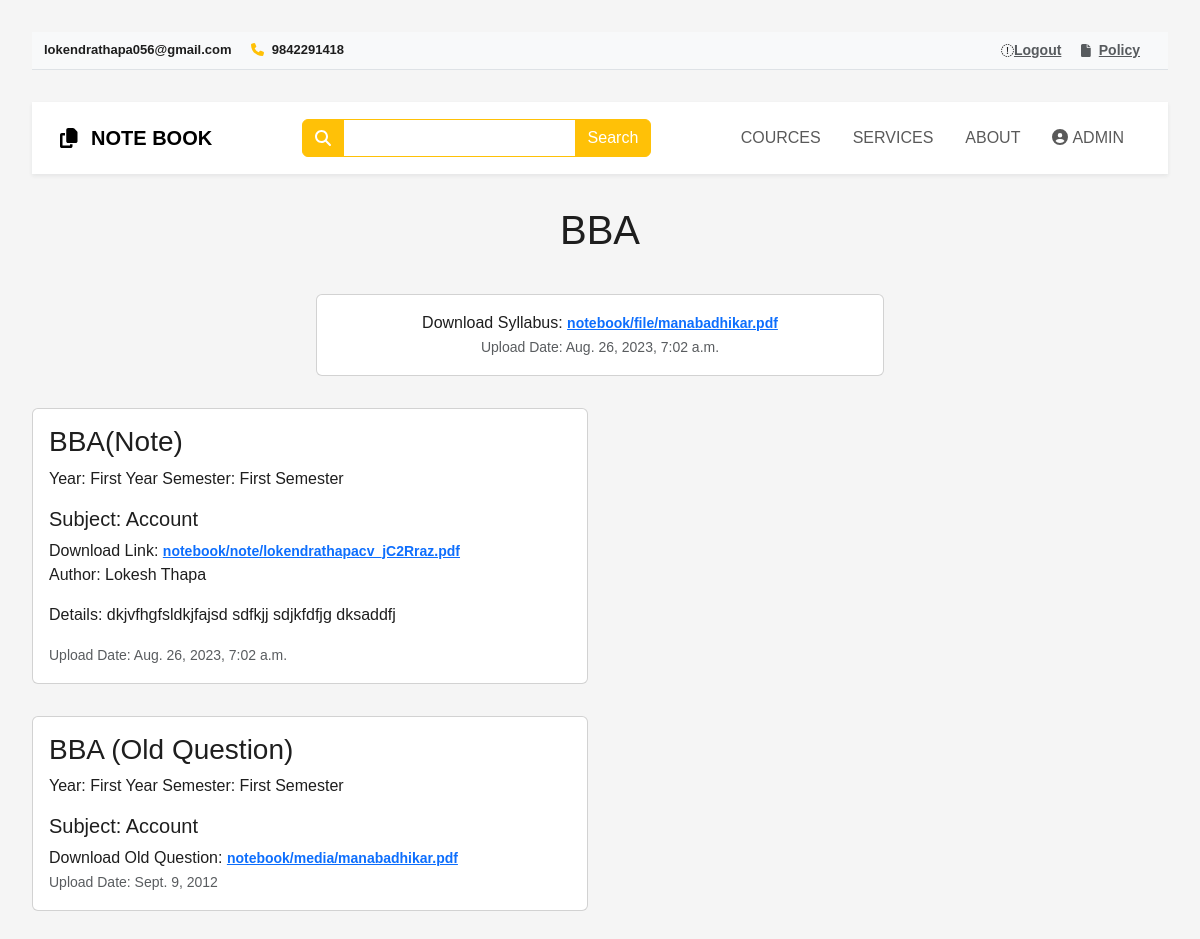
The app's page /bba/ (signed in) with its own data.
### notebook/models.py (models this page shows)
class CourcesModel(models.Model):
    COURCES_NAME = (
        ('BSCCSIT','BSCCSIT'),
        ('BSC','BSC'),
        ('BIT','BIT'),
        ('BCA','BCA'),
        ('B.TECH','B.TECH'),
        ('BBS','BBS'),
        ('BBA','BBA'),
        ('B.ED','B.ED'),
        ('+2 SCIENCE','+2 SCIENCE'),
        ('+2 MANAGEMENT','+2 MANAGEMENT'),
        ('+2 EDUCATION','+2 EDUCATION'),
    )
    YEAR_CHOICES = (
        ('First Year', 'First Year'),
        ('Second Year', 'Second Year'),
        ('Third Year', 'Third Year'),
        ('Fourth Year', 'Fourth Year'),
    )
    SEMESTER_CHOICES = (
        ('First Semester','First Semester'),
        ('Second Semester','Second Semester'),
        ('Third Semester','Third Semester'),
        ('Fourth Semester','Fourth Semester'),
        ('Fifth Semester','Fifth Semester'),
        ('Six Semester','Six Semester'),
        ('Seven Semester','Seven Semester'),
        ('Eight Semester','Eight Semester'),
    )
    profile = models.ForeignKey(Profile, on_delete=models.CASCADE, blank=True, null= True)
    cname = models.CharField(max_length=100,choices=COURCES_NAME)
    shortdetail = models.CharField(max_length=300)
    year = models.CharField(max_length=100,choices=YEAR_CHOICES)
    semester = models.CharField(max_length=100,choices=SEMESTER_CHOICES)
    subject = models.CharField(max_length=160)
    oldquestion = models.FileField(upload_to='notebook/media')
    oldquestionyear = models.DateField(auto_now_add=False)
    syllabus = models.FileField(upload_to='notebook/file')
    syllabuspublishdate = models.DateTimeField(auto_now_add=False)
    note = models.FileField(upload_to='notebook/note')
    notepublishdate = models.DateTimeField(auto_now_add=True)
    writer = models.CharField(max_length=100)

### notebook/views.py (the view)
# urls.py: path('bba/',views.bba, name='bbapage'),
@login_required
def bba(request):
    itnote = CourcesModel.objects.filter(cname='BBA')
    return render(request,'notebook/bba.html',{'itnote':itnote})

### notebook/templates/notebook/bba.html (shortened to what this page needs)
{% extends 'notebook/base2.html' %}
{% block content %}
<h1>BBA</h1>
<center>
    <div class="col-sm-6">
      <div class="card">
        <div class="card-body">
          {% for i in itnote %}
          Download Syllabus:   <a href="{{i.syllabus.url}}" >{{i.syllabus}}</a>
          <p class="card-text"><small class="text-muted">Upload Date: {{i.syllabuspublishdate}}</small></p>
          {% endfor %}
        </div>
      </div>
    </div>
  </center>
<div class="row">
  {% for i in itnote %}
  <div class="col-sm-6">
    <div class="card">
      <div class="card-body">
        <h3 class="card-title">{{i.cname}}(Note)</h3>
        <p class="card-text">Year: {{i.year}}    Semester: {{i.semester}}</p>
        <h5 class="card-title">Subject: {{i.subject}}</h5>
        Download Link:   <a href="{{i.note.url}}" >{{i.note}}</a>
        <p class="card-text">Author: {{i.writer}}</p>
        <p class="card-text">Details: {{i.shortdetail}}</p>
        <p class="card-text"><small class="text-muted">Upload Date: {{i.notepublishdate}}</small></p>
      </div>
    </div>
  </div>
  {% endfor %}
</div>
<div class="row">
  {% for i in itnote %}
  <div class="col-sm-6">
    <div class="card">
      <div class="card-body">
        <h3 class="card-title">{{i.cname}} (Old Question)</h3>
        <p class="card-text">Year: {{i.year}}    Semester: {{i.semester}}</p>
        <h5 class="card-title">Subject: {{i.subject}}</h5>
        Download Old Question:   <a href="{{i.oldquestion.url}}" >{{i.oldquestion}}</a>
        <p class="card-text"><small class="text-muted">Upload Date: {{i.oldquestionyear}}</small></p>
      </div>
    </div>
  </div>
  {% endfor %}
</div>
{% endblock content %}

### notebook/templates/notebook/base2.html (shortened to what this page needs)
<!DOCTYPE html>
{% load static %}
<html>
<head>
    <link rel='stylesheet' type='text/css' media='screen' href='{% static 'notebook/css/all.min.css' %}'>
    <link rel='stylesheet' type='text/css' media='screen' href='{% static 'notebook/css/bootstrap.css' %}'>
    <link rel='stylesheet' type='text/css' media='screen' href='{% static 'notebook/css/fontawesome.min.css' %}'>
    <link rel='stylesheet' type='text/css' media='screen' href='{% static 'notebook/css/style.css' %}'>
</head>
<body>
    <div class="superNav border-bottom py-2 bg-light">
        <div class="container">
          <div class="row">
            <div class="col-lg-6 col-md-6 col-sm-12 col-xs-12 centerOnMobile">
              <span class="d-none d-lg-inline-block d-md-inline-block d-sm-inline-block d-xs-none me-3"><strong>lokendrathapa056@gmail.com</strong></span>
              <span class="me-3"><i class="fa-solid fa-phone me-1 text-warning"></i> <strong>9842291418</strong></span>
            </div>
            <div class="col-lg-6 col-md-6 col-sm-12 col-xs-12 d-none d-lg-block d-md-block-d-sm-block d-xs-none text-end">
                {% if request.user.is_authenticated %}
                <span class="me-3"><i class="fa-solid fa-arrow-up-left-from-circle"></i><a class="text-muted" href="{% url 'logoutpage' %}">Logout</a></span>
                {%endif %}
              <span class="me-3"><i class="fa-solid fa-file  text-muted me-2"></i><a class="text-muted" href="#">Policy</a></span>
            </div>
          </div>
        </div>
      </div>
      <nav class="navbar navbar-expand-lg bg-white sticky-top navbar-light p-3 shadow-sm">
        <div class="container">
          <a class="navbar-brand" href="{% url 'homepage' %}"><i class="fa-solid fa-copy me-2"></i> <strong>NOTE BOOK</strong></a>
          <div class=" collapse navbar-collapse" id="navbarNavDropdown">
            <div class="ms-auto d-none d-lg-block">
              <div class="input-group">
                <span class="border-warning input-group-text bg-warning text-white"><i class="fa-solid fa-magnifying-glass"></i></span>
                <input type="text" class="form-control border-warning" style="color:#7a7a7a">
                <button class="btn btn-warning text-white">Search</button>
              </div>
            </div>
            <ul class="navbar-nav ms-auto ">
              <li class="nav-item">
                <a class="nav-link mx-2 text-uppercase" href="{% url 'homepage' %}">Cources</a>
              </li>
              <li class="nav-item">
                <a class="nav-link mx-2 text-uppercase" href="#">Services</a>
              </li>
              <li class="nav-item">
                <a class="nav-link mx-2 text-uppercase" href="#">About</a>
              </li>
            {% if request.user.is_authenticated %}
            <ul class="navbar-nav ms-auto ">
                <li class="nav-item">
                  <a class="nav-link mx-2 text-uppercase" href="{% url 'profilepage' %}"><i class="fa-solid fa-circle-user me-1"></i>{{request.user}}</a>
                </li>
            </ul>
            {% endif %}
          </div>
        </div>
      </nav>
    {% block content %}
    {% endblock content %}
</body>
</html>

### notebook/static/notebook/css/style.css (style rules this page uses)
a { font-size:14px; font-weight:700 }
.superNav { font-size:13px; }
.form-control { outline:none !important; box-shadow: none !important; }
*, *::before, *::after { margin: 0; padding: 0; box-sizing: border-box; }
body { --color: rgba(30, 30, 30); --bgColor: rgba(245, 245, 245); min-height: 100vh; display: grid; align-content: center; gap: 2rem; padding: 2rem; font-family: "Exo 2", sans-serif; color: var(--color); background: var(--bgColor); }
h1 { text-align: center }
li:nth-child(6n + 1) { --accent-color: #b8df4e }
li:nth-child(6n + 2) { --accent-color: #4cbccb }
li:nth-child(6n + 3) { --accent-color: #7197d3 }

### records on screen
CourcesModel: syllabus "notebook/file/manabadhikar.pdf", syllabuspublishdate "Aug. 26, 2023, 7:02 a.m.", cname "BBA", year "First Year", semester "First Semester", subject "Account", note "notebook/note/lokendrathapacv_jC2Rraz.pdf", writer "Lokesh Thapa", shortdetail "dkjvfhgfsldkjfajsd sdfkjj sdjkfdfjg dksaddfj", notepublishdate "Aug. 26, 2023, 7:02 a.m.", oldquestion "notebook/media/manabadhikar.pdf", oldquestionyear "Sept. 9, 2012"

### other values on screen
{{ request.user }} "ADMIN"
